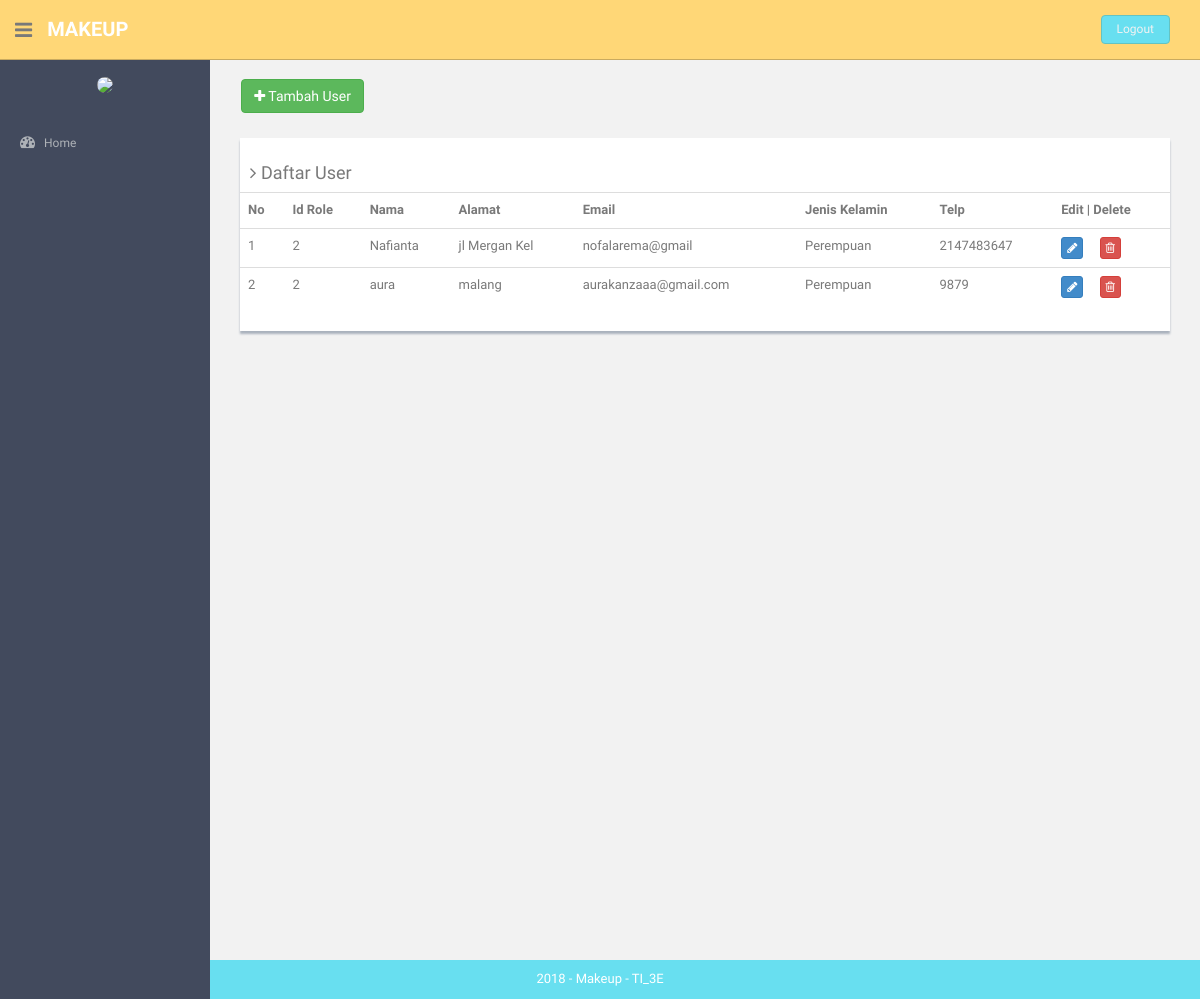
The app's page /index.php/user with its own data.
### tables this page shows
CREATE TABLE `user` (
  `id` int(10) NOT NULL,
  `id_role` int(11) NOT NULL,
  `nama` varchar(255) NOT NULL,
  `alamat` varchar(255) NOT NULL,
  `email` varchar(255) NOT NULL,
  `jenis_kelamin` varchar(255) NOT NULL,
  `no_telp` int(13) NOT NULL,
  `username` varchar(10) NOT NULL,
  `password` varchar(32) NOT NULL
);

### application/controllers/User.php (called while the page is built, shortened)
<?php
class User extends CI_Controller {
        public function __construct()
        {
                $this->load->helper('url','form');
                $this->load->library('form_validation');
                $this->load->model('user_model');
                $this->load->model('role_model');
                $this->load->helper('html');
                $this->load->library('image_lib');
                $this->load->model('kategori_model');
                $this->load->model('produk_model');
                $this->load->model('pemesanan_model');
        }
        public function index()
        {
                $object['role']=$this->role_model->getDataRole();
                $object['user']=$this->user_model->getDataUser();
                $cek['status'] = array(
                        'home'=>'',
                        'hrd'=>'active',
                        'keuangan'=>'',
                        'produk'=>'',
                        'pembelian'=>'',
                        'pemasukan'=>'',
                        'pemesanan'=>'',
                'pembayaran'=>'',
                        'pengeluaran'=>'',
                        'utang'=>'',
                        'cash_flow'=>'',
                        'neraca'=>'',
                        'admin'=>'',
                        'gaji'=>'',
                        'golongan'=>'',
                        'absensi'=>'',
                        'user'=>'active',
                        'barang'=>'',
                        'supplier'=>'',
                        'kategori'=>'',
                        );
                $this->load->view('component/header',$cek);
                $this->load->view('user',$object);
                $this->load->view('component/footer');
        }
}

### index.php (called while the page is built, shortened)
<?php
require_once BASEPATH.'core/CodeIgniter.php';

### application/models/User_model.php (called while the page is built, shortened)
<?php
class User_model extends CI_Model {
	public function getDataUser()
	{
		$query = $this->db->query("SELECT id,id_role,nama, alamat, email, jenis_kelamin, no_telp from user");
		return $query->result();
	}
}

### application/views/user.php (the view)
<section id="main-content">
  <section class="wrapper site-min-height">
    <br>&nbsp;&nbsp;&nbsp;&nbsp;
    <a href="<?php echo base_url('index.php/user/form_user'); ?>"><button type="button" class="btn btn-success "><i class="fa fa-plus"> </i> Tambah User</button></a>
    <br>
    <div class="col-md-12 mt">
      <div class="content-panel">
        <table class="table table-hover">
        <h4><i class="fa fa-angle-right"></i> Daftar User</h4>
        <tr>
          <th>No</th>
          <th>Id Role</th>
          <th>Nama</th>
          <th>Alamat</th>
          <th>Email</th>
          <th>Jenis Kelamin</th>
          <th>Telp</th>
          <th align="center">Edit | Delete</th>
        </tr>
        <?php
        $no = 1;
        foreach($user as $key){
        ?>
        <tr>
          <td><?php echo $no++ ?></td>
          <td><?php echo $key->id_role ?></td>
          <td><?php echo $key->nama ?></td>
          <td><?php echo $key->alamat ?></td>
          <td><?php echo $key->email ?></td>
          <td><?php echo $key->jenis_kelamin ?></td>
          <td><?php echo $key->no_telp ?></td>
          <td>
                <a class="btn btn-primary btn-xs" href="<?php echo site_url('user/update/').$key->id ?>">
                  <i class="fa fa-pencil"></i>
                </a>&nbsp;&nbsp;&nbsp;&nbsp;
                <a class="btn btn-danger btn-xs" href="<?php echo site_url('user/delete/').$key->id ?>">
                  <i class="fa fa-trash-o"></i>
                </a>
          </td>
        </tr>
        <?php } ?>
      </table>
      </div>
      </div>
    </section>
    </section>

### assets/css/style.css (style rules this page uses)
body { color: #797979; background: #f2f2f2; font-family: 'Ruda', sans-serif; padding: 0px !important; margin: 0px !important; font-size:13px; }
a, a:hover, a:focus { text-decoration: none; outline: none; }
.mt { margin-top: 25px; }
#main-content { margin-left: 210px; }
.wrapper { display: inline-block; margin-top: 60px; padding-left: 15px; padding-right: 15px; padding-bottom: 15px; padding-top: 0px; width: 100%; }
.content-panel { background: #ffffff; box-shadow: 0px 3px 2px #aab2bd; padding-top: 15px; padding-bottom: 5px; }
.content-panel h4 { margin-left: 10px; }
.site-min-height { min-height: 900px; }

### records on screen
user: id_role "2", nama "Nafianta", alamat "jl Mergan Kel", email "nofalarema@gmail", jenis_kelamin "Perempuan", no_telp "2147483647"
user: id_role "2", nama "aura", alamat "malang", email "aurakanzaaa@gmail.com", jenis_kelamin "Perempuan", no_telp "9879"
